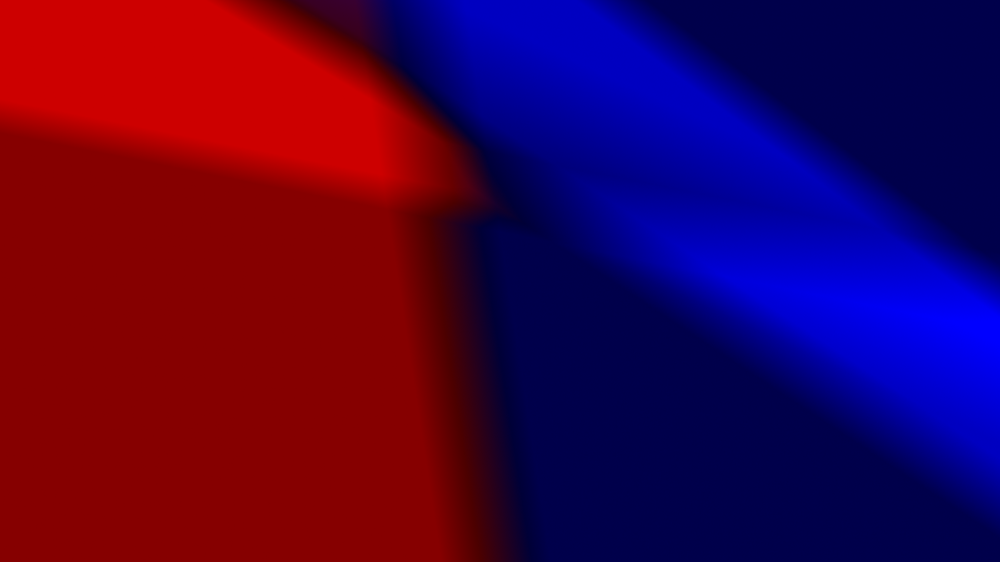
#> input picture Lab2/Anisimow_Task2/blue_red.png, 1000 x 562 px, shrunk from 1920 x 1080 before the run
$ python lab2.py
#> lines starting #> are read from the running program, lines starting #| are printed output that depends on the picture
import cv2
import matplotlib.pyplot as plt

# Загрузка изображения (OpenCV читает в формате BGR)
image_path = 'blue_red.png'  # Замените на путь к вашему изображению
img = cv2.imread(image_path)
#> img is the input picture: shape (562, 1000, 3); mean B, G, R 63.5, 0, 65.8

if img is None:
    print("Ошибка: изображение не найдено или не удалось загрузить.")
    exit()

# Выделение каналов (B, G, R в OpenCV)
blue_channel = img[:, :, 0]  # Синий канал
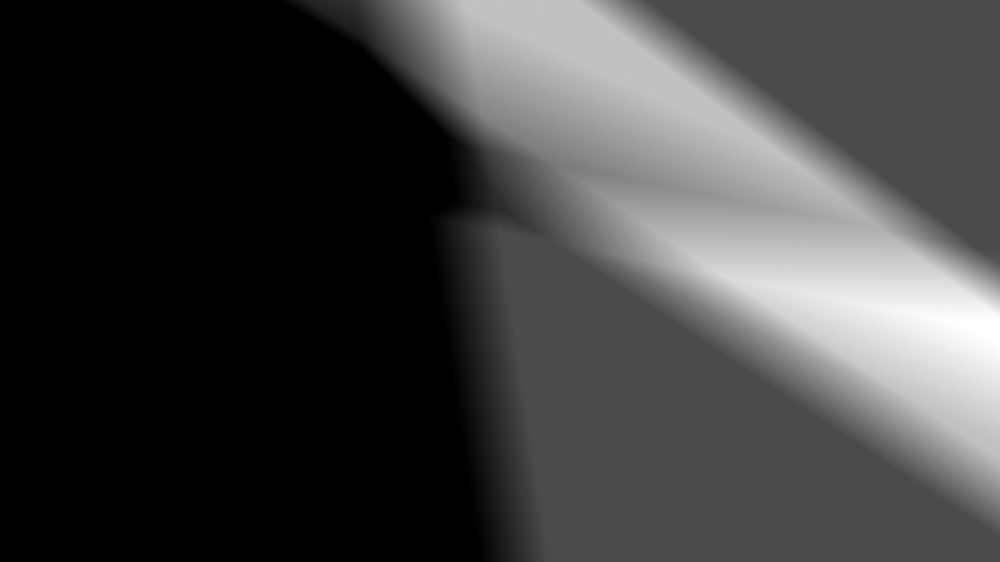
#> blue_channel: shape (562, 1000); min 0, max 255, mean 63.5
green_channel = img[:, :, 1]  # Зелёный канал
#> green_channel: shape (562, 1000); every value is 0
red_channel = img[:, :, 2]    # Красный канал
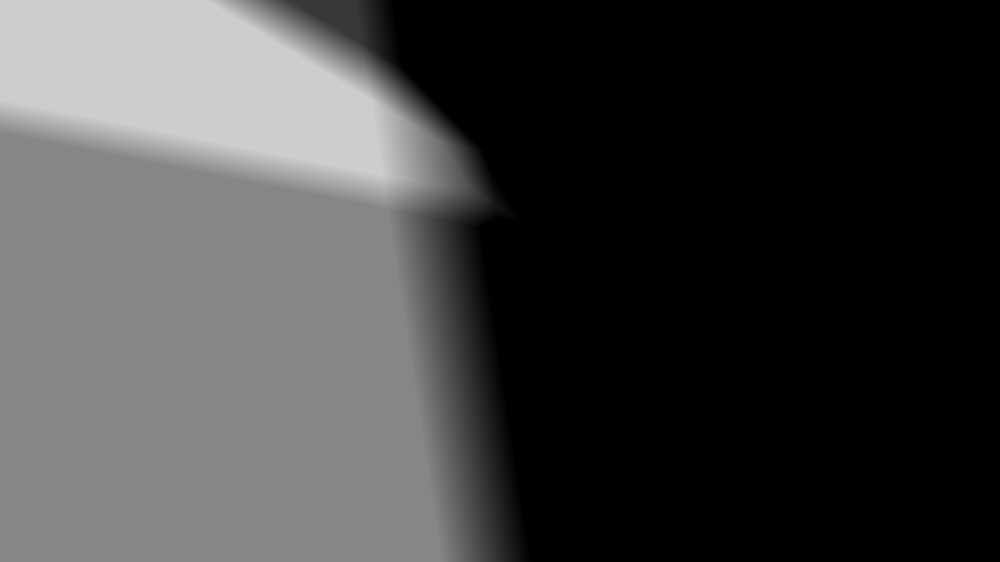
#> red_channel: shape (562, 1000); min 0, max 206, mean 65.8

# Вывод результатов: показываем каждый канал как grayscale-изображение
cv2.imshow('Red Channel', red_channel)
cv2.imshow('Green Channel', green_channel)
cv2.imshow('Blue Channel', blue_channel)

# Если нужно сохранить каналы в файлы (раскомментируйте):
# cv2.imwrite('red_channel.jpg', red_channel)
# cv2.imwrite('green_channel.jpg', green_channel)
# cv2.imwrite('blue_channel.jpg', blue_channel)

# Построение гистограмм для каждого канала (отдельно)
# Гистограмма для красного канала
plt.figure()
plt.title('Red Channel Histogram')
plt.hist(red_channel.ravel(), bins=256, range=[0, 256], color='red')
plt.xlabel('Intensity')
plt.ylabel('Frequency')
plt.show()
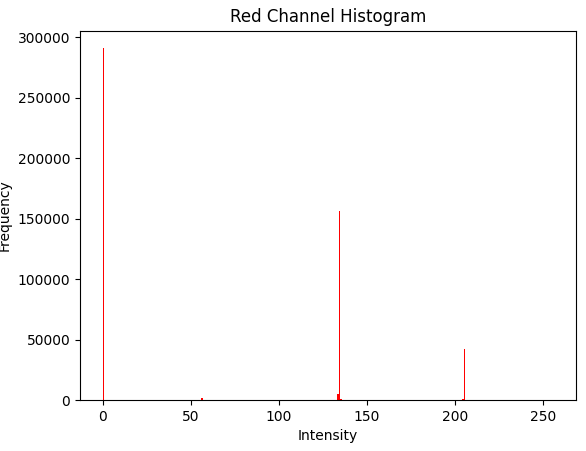
#> figure drawn by matplotlib, 1 panel; tallest bar 290779 high, from x = 0 to 1

# Гистограмма для зелёного канала
plt.figure()
plt.title('Green Channel Histogram')
plt.hist(green_channel.ravel(), bins=256, range=[0, 256], color='green')
plt.xlabel('Intensity')
plt.ylabel('Frequency')
plt.show()
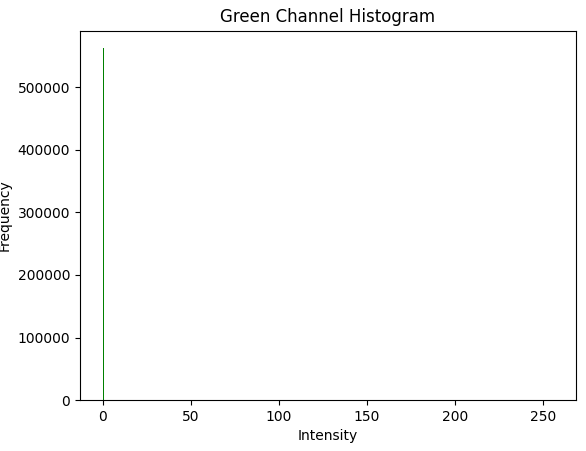
#> figure drawn by matplotlib, 1 panel; tallest bar 562000 high, from x = 0 to 1

# Гистограмма для синего канала
plt.figure()
plt.title('Blue Channel Histogram')
plt.hist(blue_channel.ravel(), bins=256, range=[0, 256], color='blue')
plt.xlabel('Intensity')
plt.ylabel('Frequency')
plt.show()
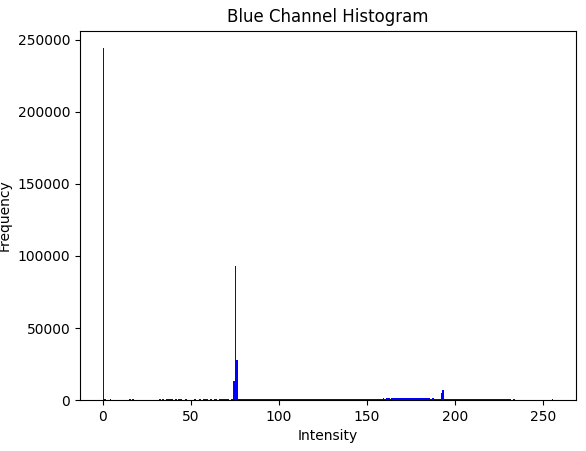
#> figure drawn by matplotlib, 1 panel; tallest bar 244000 high, from x = 0 to 1

# Ждём нажатия клавиши для закрытия окон изображений
cv2.waitKey(0)
cv2.destroyAllWindows()

$ run again, with Lab2/Anisimow_Task2/red_green.png copied over Lab2/Anisimow_Task2/blue_red.png
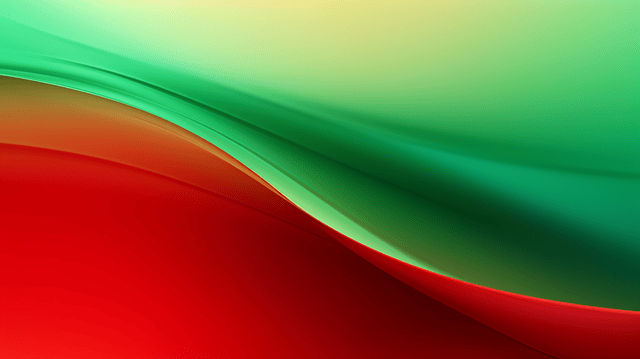
#> input picture Lab2/Anisimow_Task2/red_green.png, 640 x 359 px
#> img is the input picture: shape (359, 640, 3); mean B, G, R 59.2, 103.7, 120.6
#> `red_channel = img[:, :, 2]`:
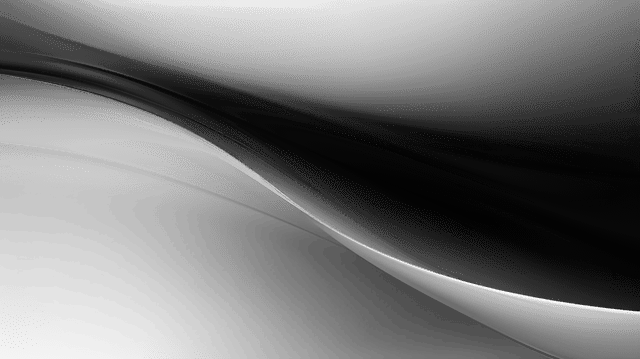
#> red_channel: shape (359, 640); min 2, max 249, mean 120.6
#> `plt.show()`:
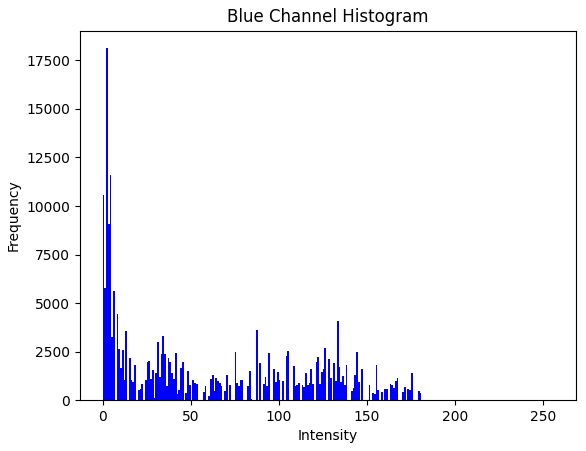
#> figure drawn by matplotlib, 1 panel; tallest bar 18127 high, from x = 2 to 3

$ run again, with Lab2/Anisimow_Task2/green_blue.jpg saved as Lab2/Anisimow_Task2/blue_red.png
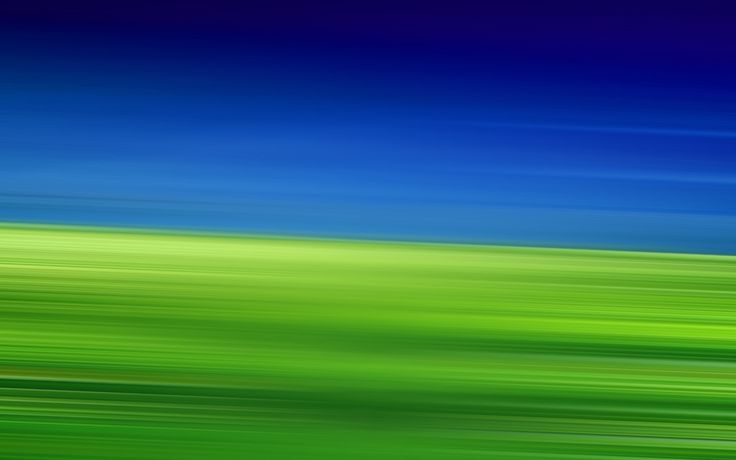
#> input picture Lab2/Anisimow_Task2/green_blue.jpg, 736 x 460 px
#> img is the input picture: shape (460, 736, 3); mean B, G, R 95.7, 105.8, 48.9
#> `red_channel = img[:, :, 2]`:
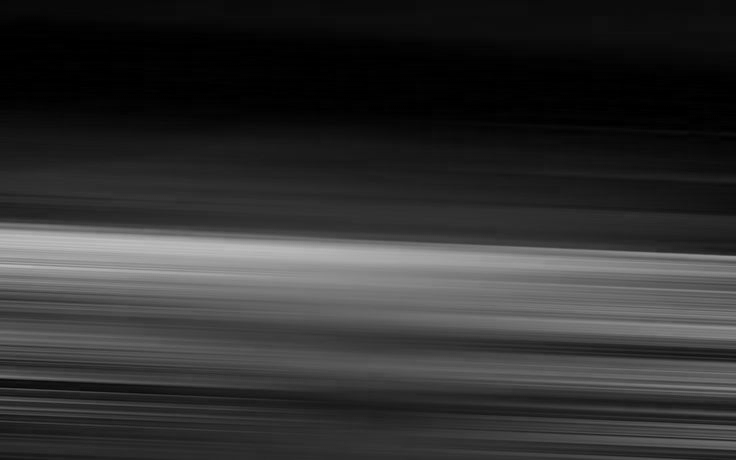
#> red_channel: shape (460, 736); min 0, max 190, mean 48.9
#> `plt.show()`:
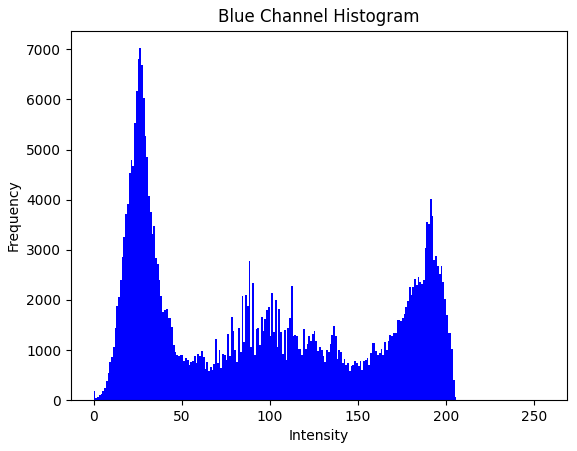
#> figure drawn by matplotlib, 1 panel; tallest bar 7023 high, from x = 26 to 27
